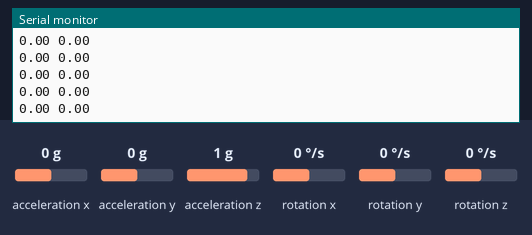
Bench run of a sketch on a simulated Arduino Uno, built with avr-gcc and run on an emulated ATmega328P. On the bench: the last lines printed to the serial monitor. The inputs (shaded band) are chosen by the test bench; at power-on: rotation x 0 °/s, rotation y 0 °/s, acceleration x 0 g, acceleration y 0 g, acceleration z 1 g, rotation z 0 °/s.

Above: at 1.2 s.
1.3 s: rotation x set to -192 °/s
At 1.34 s:
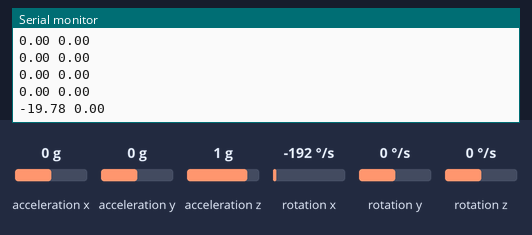
2.8 s: rotation y set to -192 °/s
At 2.89 s:
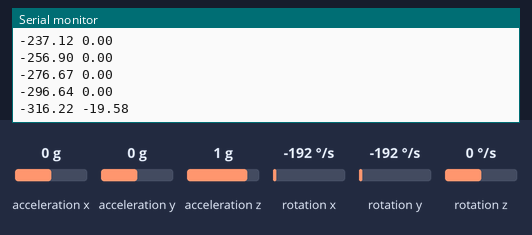
4.3 s: rotation x set to -100 °/s
At 4.33 s:
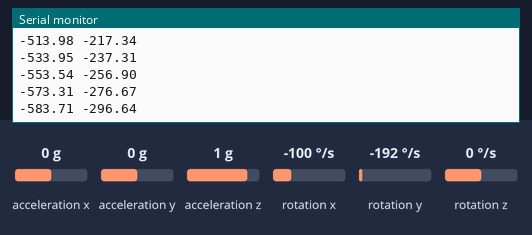
Timing chart, 0 to 7.3 s (numbered marks = the images above; inputs shaded):
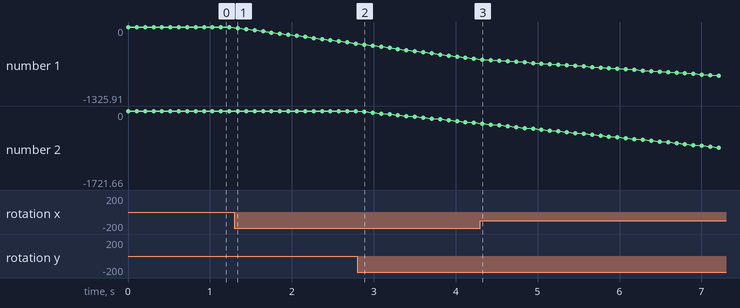

Measured:
- after the input at 1.3 s, the serial monitor: prints a new line at once (image 1)
- after the input at 2.8 s, the serial monitor: prints a new line after 0.08 s (image 2)
- plotted number 1: 0 → -296.64 after the input at 1.3 s, -296.64 → -573.31 after the input at 2.8 s

The sketch:

giroscopio_pitch-roll.ino
```cpp
// Librerías necesarias para establecer comunicación I2C con el sensor MPU6050
// El archivo MPU6050.h depende de I2Cdev.h y esta usa la librería Wire.h
#include "I2Cdev.h"
#include "MPU6050.h"
#include "Wire.h"

// Instancia del objeto que representa al MPU6050
// La dirección puede ser 0x68 o 0x69 dependiendo del estado del pin AD0
MPU6050 mpuSensor;

// Variables para almacenar las lecturas crudas del giroscopio en los tres ejes
int gyroX, gyroY, gyroZ;

// Variables relacionadas con el cálculo del tiempo y los ángulos
long tiempoAnterior, intervalo;
float anguloGiroX, anguloGiroY;
float anguloPrevX, anguloPrevY;

void setup() {
  Serial.begin(57600);     // Inicialización de la comunicación serial
  Wire.begin();            // Activación del bus I2C
  mpuSensor.initialize();  // Configuración inicial del MPU6050

  // Verificación de la comunicación con el sensor
  if (mpuSensor.testConnection())
    Serial.println("MPU6050 listo para usar");
  else
    Serial.println("Fallo en la conexión con el MPU6050");

  tiempoAnterior = millis(); // Guardar el tiempo inicial
}

void loop() {

  // Obtener las velocidades angulares medidas por el giroscopio
  mpuSensor.getRotation(&gyroX, &gyroY, &gyroZ);

  // Cálculo del intervalo de tiempo transcurrido
  intervalo = millis() - tiempoAnterior;
  tiempoAnterior = millis();

  // Integración de la velocidad angular para estimar el ángulo de rotación
  anguloGiroX = (gyroX / 131) * intervalo / 1000.0 + anguloPrevX;
  anguloGiroY = (gyroY / 131) * intervalo / 1000.0 + anguloPrevY;

  // Guardar los valores actuales para la siguiente iteración
  anguloPrevX = anguloGiroX;
  anguloPrevY = anguloGiroY;

  // Mostrar los ángulos calculados en el monitor serial
  //Serial.print("Angulo de rotacion X: ");
  Serial.print(anguloGiroX);
  Serial.print(" ");
  //Serial.print("   Angulo de rotacion Y: ");
  Serial.println(anguloGiroY);

  delay(100); // Pequeña pausa antes de la siguiente medición
}

//Nota: para el giroscopio, por cada iteración hay un aumento de error en la medición debido a la integración de la velocidad angular y la suma del ángulo inicial (DRIFT)
```
